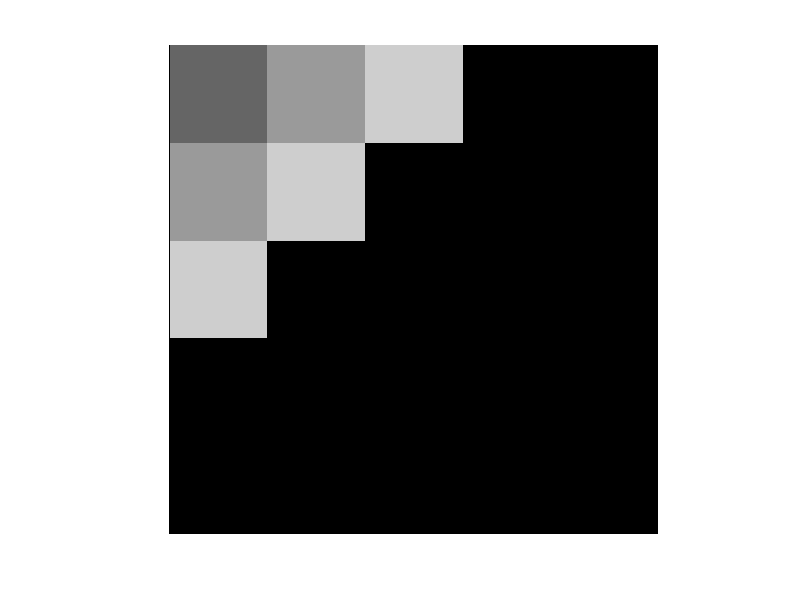

MATLAB code for this plot:
clear all;

n=input('enter size');
a=zeros(n,n);
d=n/256;
for i=1:n
    for j=1:n
        if (i+j)<n
            a(i,j)=floor((i+j)/d);
        end
        if (i+j)>=n    
            a(i,j)=floor(n-((i+j)/d));
        end
    end    
end

figure,imshow(uint8(a));